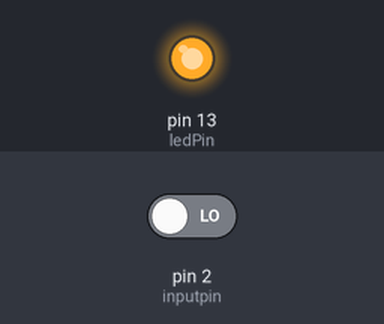
The sketch below on a simulated Arduino Uno, built with avr-gcc and run on an emulated ATmega328P. Parts: output pins drawn as LEDs (lit = HIGH). The test bench sets the inputs (shaded band); at power-on: pin 2 (inputpin) LOW.

Above: at 1.2 s.
1.3 s: pin 2 (inputpin) driven HIGH
At 2.4 s:
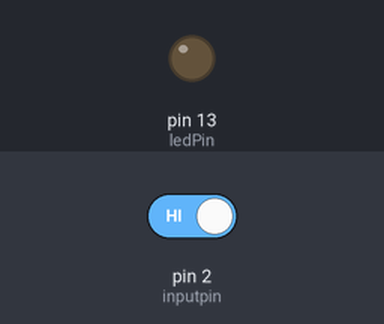
2.8 s: pin 2 (inputpin) driven LOW
At 3.5 s:
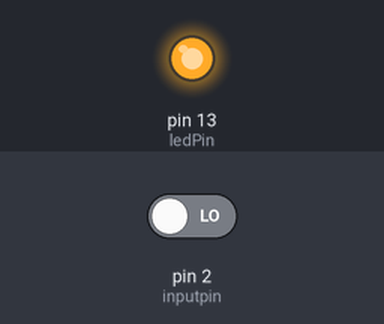
Timing chart, 0 to 5.8 s (numbered marks = the images above; inputs shaded):
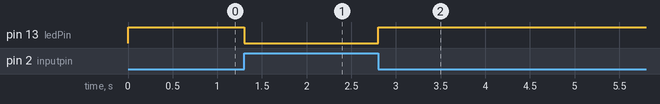

Measured:
- after the input at 1.3 s, pin 13 (ledPin): HIGH → LOW at once
- after the input at 2.8 s, pin 13 (ledPin): LOW → HIGH at once

The sketch:

Pr_9_PIR_sensor.ino
```cpp
int ledPin =13;
int inputpin = 2;
int motion = LOW;
int stat = 0;
void setup() {
pinMode(ledPin,OUTPUT);
pinMode(inputpin,INPUT);
}

void loop() {
if((digitalRead(inputpin))== 1){
  digitalWrite(13,LOW);
  motion = HIGH;
}
else{
  digitalWrite(13,HIGH);
  motion = LOW;
}
}
```
